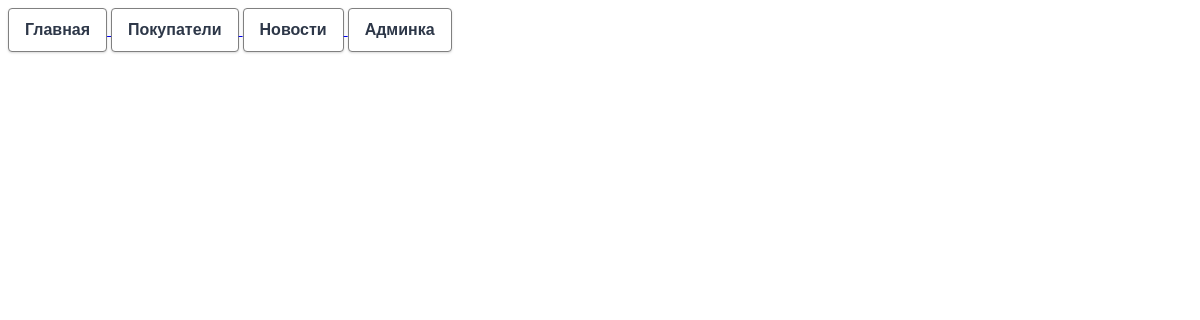
The page /news/ on the database as committed earlier.
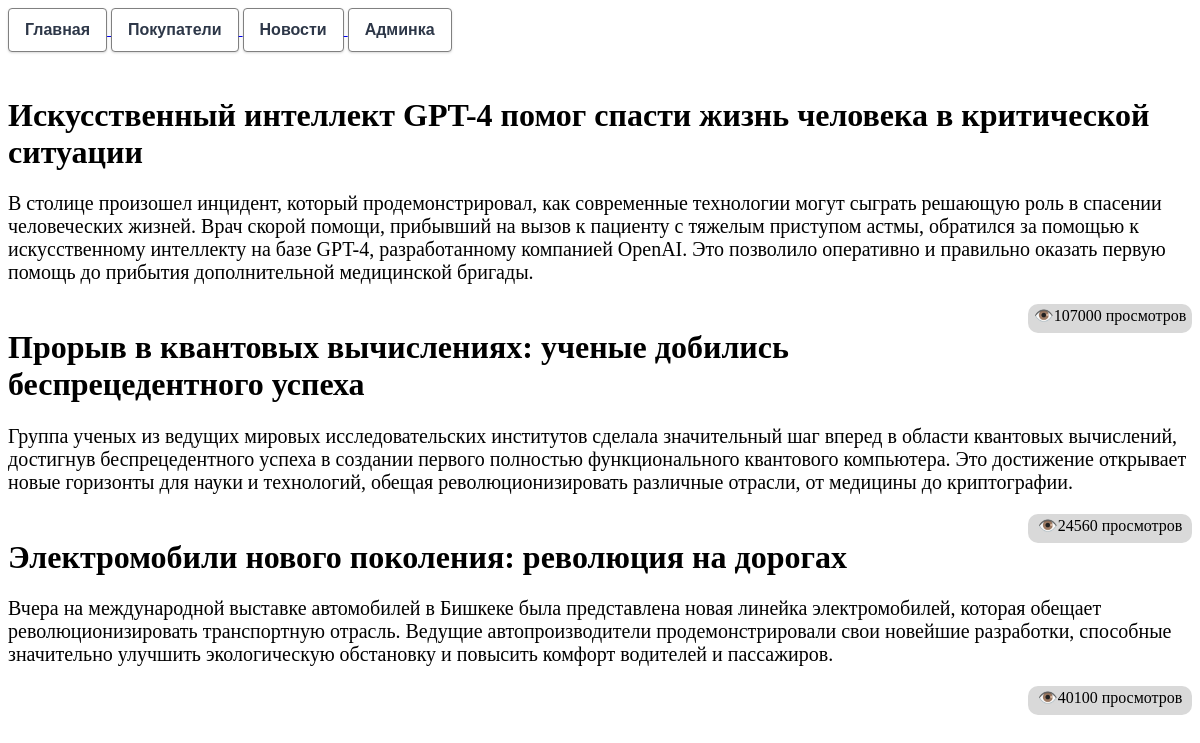
The same page on the database as committed later.
### news/models.py (models this page shows)
class New(models.Model):
    title = models.CharField(max_length=100)
    article = models.TextField()
    view = models.IntegerField()

### news/views.py (the view)
# urls.py: path('news/', news_view),
def news_view(request):
    news_list = New.objects.all()
    context = {"news": news_list}
    return render(request, 'news.html', context)

### news/templates/news.html
<a href ="/">
    <button style="display: inline-block; cursor: pointer; background-color: white; border-radius: 4px; padding: 8px 16px; font-size: 16px; font-weight: 600; color: #2d3748; border: 1px solid gray; line-height: 26px; box-shadow: 0 1px 3px 0 rgba(0,0,0,.1), 0 1px 2px 0 rgba(0,0,0,.06);">
        Главная
</button>
</a>
<a href ="/costumers/">
    <button style="display: inline-block; cursor: pointer; background-color: white; border-radius: 4px; padding: 8px 16px; font-size: 16px; font-weight: 600; color: #2d3748; border: 1px solid gray; line-height: 26px; box-shadow: 0 1px 3px 0 rgba(0,0,0,.1), 0 1px 2px 0 rgba(0,0,0,.06);">
        Покупатели
</button>
</a>
<a href ="/news/">
    <button style="display: inline-block; cursor: pointer; background-color: white; border-radius: 4px; padding: 8px 16px; font-size: 16px; font-weight: 600; color: #2d3748; border: 1px solid gray; line-height: 26px; box-shadow: 0 1px 3px 0 rgba(0,0,0,.1), 0 1px 2px 0 rgba(0,0,0,.06);">
        Новости
</button>
</a>
<a href ="/admin/">
    <button style="display: inline-block; cursor: pointer; background-color: white; border-radius: 4px; padding: 8px 16px; font-size: 16px; font-weight: 600; color: #2d3748; border: 1px solid gray; line-height: 26px; box-shadow: 0 1px 3px 0 rgba(0,0,0,.1), 0 1px 2px 0 rgba(0,0,0,.06);">
    Админка
</button>
</a>
{% for new in news %}
    <div style="text-align: left; margin-top: 45px;">
        <h1>  {{ new.title }}  </h1>
    </div>
    <div style="font-size:20px; height: auto; width: auto;">
        <p>  {{ new.article }}  </p>
    </div>
    <div style="background-color: #d9d9d9; height: 25px; width: 160px; border-radius: 10px; text-align: center; padding: 2px; float: right;">
        <div style="text-align: center;">  👁️{{new.view}} просмотров </div>
    </div>
{% endfor %}

Rows that differ between the two databases and show on the page:
added New: title "Искусственный интеллект GPT-4 помог спасти жизнь человека в критической ситуации", article "В столице произошел инцидент, который продемонстрировал, как современные технологии могут сыграть решающую роль в спасении человеческих жизней. Врач скорой помощи, прибывший на вызов к пациенту с тяжелым приступом астмы, обратился за помощью к искусственному интеллекту на базе GPT-4, разработанному компанией OpenAI. Это позволило оперативно и правильно оказать первую помощь до прибытия дополнительной медицинской бригады.", view "107000"
added New: title "Прорыв в квантовых вычислениях: ученые добились беспрецедентного успеха", article "Группа ученых из ведущих мировых исследовательских институтов сделала значительный шаг вперед в области квантовых вычислений, достигнув беспрецедентного успеха в создании первого полностью функционального квантового компьютера. Это достижение открывает новые горизонты для науки и технологий, обещая революционизировать различные отрасли, от медицины до криптографии.", view "24560"
added New: title "Электромобили нового поколения: революция на дорогах", article "Вчера на международной выставке автомобилей в Бишкеке была представлена новая линейка электромобилей, которая обещает революционизировать транспортную отрасль. Ведущие автопроизводители продемонстрировали свои новейшие разработки, способные значительно улучшить экологическую обстановку и повысить комфорт водителей и пассажиров.", view "40100"
